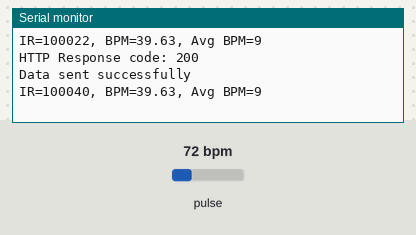
A sketch run on a simulated ESP32. On the bench: the last lines printed to the serial monitor. Inputs (shaded band) come from the test bench; at power-on: pulse 72 bpm. WiFi joins after 1.5 s; servers stay silent unless stated; uploads are accepted with an empty reply.

Above: at 2.7 s.
2.8 s: pulse set to 42 bpm
At 2.8 s:
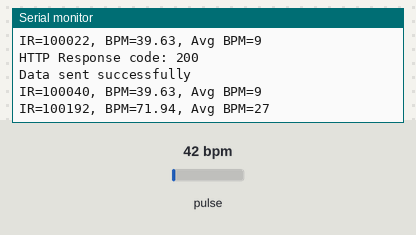
4.3 s: pulse set to 70 bpm
At 4.9 s:
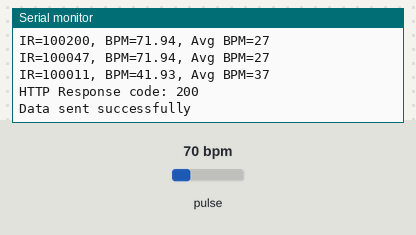
Timing chart, 0 to 7.3 s (numbered marks = the images above; inputs shaded):
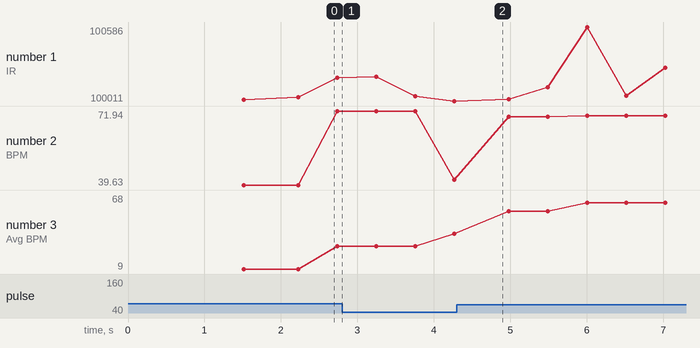

The sketch:

c_esp.ino
```cpp
/*
  Optical Heart Rate Detection (PBA Algorithm) using the MAX30105 Breakout
  By: Nathan Seidle @ SparkFun Electronics
  Date: October 2nd, 2016
  https://github.com/sparkfun/MAX30105_Breakout

  This is a demo to show the reading of heart rate or beats per minute (BPM) using
  a Peripheral Beat Amplitude (PBA) algorithm.

  It is best to attach the sensor to your finger using a rubber band or other tightening
  device. Humans are generally bad at applying constant pressure to a thing. When you
  press your finger against the sensor, it varies enough to cause the blood in your
  finger to flow differently, which causes the sensor readings to go wonky.

  Hardware Connections (Breakout board to Arduino):
  - 5V = 5V (3.3V is allowed)
  - GND = GND
  - SDA = A4 (or SDA)
  - SCL = A5 (or SCL)
  - INT = Not connected

  The MAX30105 Breakout can handle 5V or 3.3V I2C logic. We recommend powering the board with 5V
  but it will also run at 3.3V.
*/

#include <Wire.h>
#include "MAX30105.h"
#include "heartRate.h"
#include <WiFi.h>
#include <HTTPClient.h>
#include <DHT.h>

#define DHT_PIN 19      // Pin where DHT is connected
#define SWITCH_PIN 17   // Pin where the switch is connected
#define WIFI_SSID "ngai"
#define WIFI_PASS "123456789"
#define API_KEY "7fRt29bQiQ1RADp3w7ScHtRJ8Tdrp9fQLE0IByFtXuZMtCARpUaPudVwZxn2z1RCf4ufxpRIpkl13tapFYM0afYrg5zzDWeQFGYpYid31RSWM4hA9K83HsmRmj8fdbJM"

// Initialize DHT sensor
DHT dht(DHT_PIN, DHT11);

MAX30105 particleSensor; // Create an instance of the MAX30105 sensor

const byte RATE_SIZE = 4; // Increase this for more averaging. 4 is good.
byte rates[RATE_SIZE]; // Array of heart rates
byte rateSpot = 0; // Current position in the rates array
long lastBeat = 0; // Time at which the last beat occurred

float beatsPerMinute; // Variable to store calculated BPM
int beatAvg; // Variable to store average BPM

void send_sensor_data(long irValue, float bpm, float avgBpm) {
    if (WiFi.status() == WL_CONNECTED) {
        HTTPClient http;  // Create an HTTPClient instance
        String url = "http://192.168.137.151:3300/sensor-data";  // Ensure this IP is correct

        // Prepare the JSON payload
        String post_data = "{ \"irValue\":" + String(irValue) +
                           ", \"bpm\":" + String(bpm) +
                           ", \"avgBpm\":" + String(avgBpm) +
                           ", \"apiKey\":\"" + API_KEY + "\"}";

        // Configure the HTTP request
        http.begin(url);  // Specify the URL
        http.addHeader("Content-Type", "application/json");  // Specify content-type header

        // Send the request
        int httpResponseCode = http.POST(post_data);  // Send the HTTP POST request

        // Check for the response
        if (httpResponseCode > 0) {
            Serial.printf("HTTP Response code: %d\n", httpResponseCode);
            if (httpResponseCode == 200) {
                Serial.println("Data sent successfully");
            }
        } else {
            Serial.printf("Error sending data: %s\n", http.errorToString(httpResponseCode).c_str());
        }
        http.end();  // Close connection
    } else {
        Serial.println("WiFi not connected");
    }
}

void setup() {
    Serial.begin(115200); // Initialize serial communication
    Serial.println("Initializing...");

    // Initialize DHT sensor
    dht.begin();

    // Initialize WiFi
    WiFi.begin(WIFI_SSID, WIFI_PASS);
    Serial.println("Connecting to WiFi...");
    while (WiFi.status() != WL_CONNECTED) {
        delay(500);
        Serial.print(".");
    }
    Serial.println("Connected to WiFi!");

    // Initialize sensor
    if (!particleSensor.begin(Wire, I2C_SPEED_FAST)) { // Use default I2C port, 400kHz speed
        Serial.println("MAX30105 was not found. Please check wiring/power.");
        while (1); // Stop the program if sensor is not found
    }

    Serial.println("Place your index finger on the sensor with steady pressure.");
    particleSensor.setup(); // Configure sensor with default settings
    particleSensor.setPulseAmplitudeRed(0x0A); // Turn Red LED to low to indicate sensor is running
    particleSensor.setPulseAmplitudeGreen(0); // Turn off Green LED

    // Set up switch pin mode
    pinMode(SWITCH_PIN, INPUT_PULLUP); // Assuming the switch is active low
}

int l = 0;
    // float humidity;
    // float temperature ;
void loop() {
    // Read temperature and humidity


    // if(l%500==0)
    // {
    //     humidity = dht.readHumidity();
    //     temperature = dht.readTemperature();

    // // Check if any reads failed
    // if (isnan(humidity) || isnan(temperature)) {
    //     Serial.println("Failed to read from DHT sensor!");
    //     delay(2000);  // Wait a few seconds before retrying
    //     return;
    // }
    // }
    // // Read the switch status (LOW means pressed)
    // bool switchStatus = digitalRead(SWITCH_PIN) == LOW;

    // // Debug output for DHT readings
    // if(l%50 == 0)
    // Serial.printf("Temperature: %.2f°C, Humidity: %.2f%%, Switch: %s\n",
    //               temperature, humidity, switchStatus ? "ON" : "OFF");

    // Heart rate detection logic
    long irValue = particleSensor.getIR(); // Get the infrared value from the sensor

    if (checkForBeat(irValue) == true) {
        // We sensed a beat!
        long delta = millis() - lastBeat; // Calculate the time since the last beat
        lastBeat = millis(); // Update lastBeat to current time

        beatsPerMinute = 60 / (delta / 1000.0); // Calculate BPM

        // Validate BPM value
        if (beatsPerMinute < 255 && beatsPerMinute > 20) {
            rates[rateSpot++] = (byte)beatsPerMinute; // Store this reading in the array
            rateSpot %= RATE_SIZE; // Wrap variable

            // Take average of readings
            beatAvg = 0;
            for (byte x = 0; x < RATE_SIZE; x++) {
                beatAvg += rates[x];
            }
            beatAvg /= RATE_SIZE; // Calculate average BPM
        }
    }

if(l%50 == 0)
{
    // Output heart rate results to serial monitor
    Serial.print("IR=");
    Serial.print(irValue);
    Serial.print(", BPM=");
    Serial.print(beatsPerMinute);
    Serial.print(", Avg BPM=");
    Serial.print(beatAvg);

    // Check if finger is placed on the sensor
    if (irValue < 50000) {
        Serial.print(" No finger?");
    }

    Serial.println(); // New line for next output
}
    // Send sensor data to the server

  if(l%250 == 0)
    send_sensor_data(irValue, beatsPerMinute, beatAvg);

    // Delay before the next reading
    //delay(1);  // Wait 1 second
    l++;
}
```

Measured:
- plotted number 1: 100192 → 100011 after the input at 2.8 s, 100011 → 100104 after the input at 4.3 s
- plotted number 2: 71.94 → 41.93 after the input at 2.8 s, 41.93 → 69.93 after the input at 4.3 s
- plotted number 3: 27 → 37 after the input at 2.8 s, 37 → 66 after the input at 4.3 s
